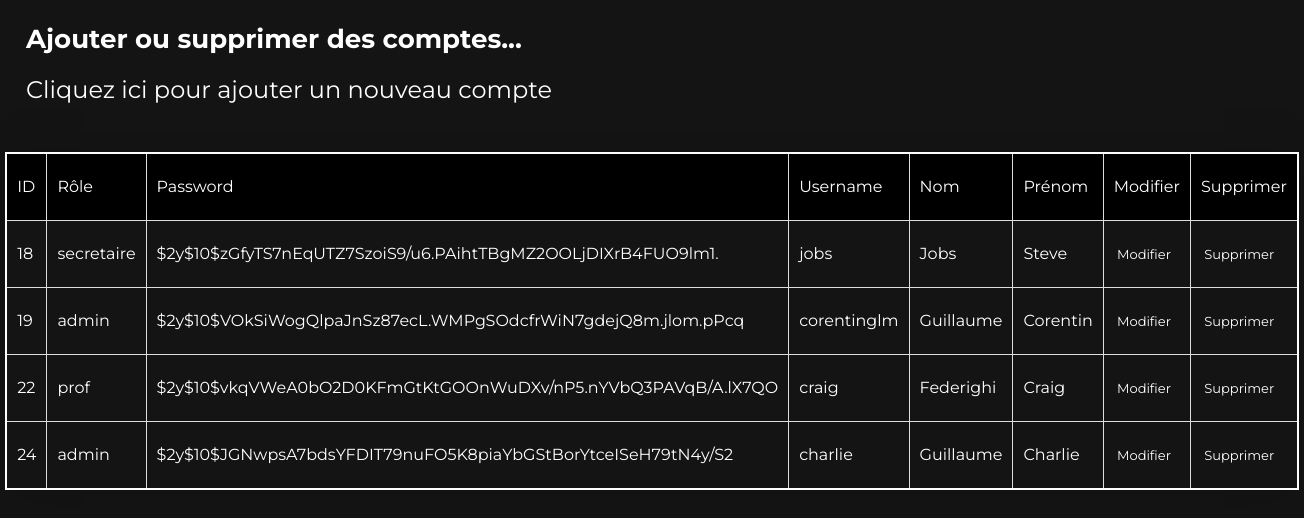
Screenshot of /pages/adminAccounts.php with the database file from the repository.
### tables this page shows
CREATE TABLE `users` (
  `ID` int NOT NULL COMMENT 'User ID',
  `prenom` varchar(16) NOT NULL,
  `nom` varchar(16) NOT NULL,
  `username` varchar(16) NOT NULL,
  `password` varchar(255) NOT NULL,
  `role` varchar(16) NOT NULL
);

### pages/adminAccounts.php (the view, shortened to what this page needs)
<!DOCTYPE html>
<html lang="fr">
<head>
    <link rel="stylesheet" href="./css/reset.css">
    <link rel="stylesheet" href="./css/styleClassement.css">
    <link rel="stylesheet" href="https://cdnjs.cloudflare.com/ajax/libs/font-awesome/6.2.0/css/all.min.css"
 />
</head>
<body>
<?php
require_once("connection.php");
$sql = "SELECT * FROM users";
$res=$conn->prepare($sql);
$res->execute();
$data = $res->fetchAll(PDO::FETCH_ASSOC);
?>
    <div class="table">
        <table class="tableau">
            <b>Ajouter ou supprimer des comptes...</b>
            <a id="add" href="../make?action=add-user-account">Cliquez ici pour ajouter un nouveau compte</a>
            <thead>
                <tr>
                    <th>ID</th>
                    <th>Rôle</th>
                    <th>Password</th>
                    <th>Username</th>
                    <th>Nom</th>
                    <th>Prénom</th>
                    <th>Modifier</th>
                    <th>Supprimer</th>
                </tr>
            </thead>
            <tbody>
                <?php
        foreach($data as $v){
        echo "<tr>
        <td>" . $v["ID"] . "</td>
        <td>" . $v["role"] . "</td>
        <td>" . $v["password"] . "</td>
        <td>" . $v["username"] . "</td>
        <td>" . $v["nom"] . "</td>
        <td>" . $v["prenom"] . "</td>
        <td><a href='modify-user-account?id={$v['ID']}'> Modifier </a> </td>";
        if($_SESSION["id"] != $v['ID']){
        echo "<td><a href='confirm-delete-user?id={$v['ID']}'> Supprimer </a> </td>";
        } else{
            echo "<td>Can't delete self</td>";
        }
        echo "</tr>
    </tbody>";
}
    ?>
        </table>
    </div>
</body>
</html>

### css/styleClassement.css (style rules this page uses)
body { background-color: #141414; font-family: 'Montserrat', sans-serif; box-sizing: border-box; margin: 0; padding: 0; }
li, a, .logo { font-size: 13px; color: white; text-decoration: none; }
thead, tbody { color: white; }
.tableau { min-width: 500px; box-shadow: 0 5px 50px rgb(0, 0, 0, 0.15); cursor: pointer; margin: 50px auto; border: 2px solid white }
thead tr { background-color: black; text-align: left; }
th, td { padding: 25px 10px; }
tbody tr, td, th { border: 1px solid #ddd; }
.table b { font-size: 2vw; font-weight: 700; color: white; margin: 2vw 2vw; display: flex; }
.table a { margin-left: 50px; margin: 0.25vw 0.25vw; font-size: 1vw; }
#add { margin: 2vw 2vw; font-size: 24px; }

### rows the page displays
users: ID "18", role "secretaire", password "$2y$10$zGfyTS7nEqUTZ7SzoiS9/u6.PAihtTBgMZ2OOLjDIXrB4FUO9lm1.", username "jobs", nom "Jobs", prenom "Steve"
users: ID "19", role "admin", password "$2y$10$VOkSiWogQlpaJnSz87ecL.WMPgSOdcfrWiN7gdejQ8m.jlom.pPcq", username "corentinglm", nom "Guillaume", prenom "Corentin"
users: ID "22", role "prof", password "$2y$10$vkqVWeA0bO2D0KFmGtKtGOOnWuDXv/nP5.nYVbQ3PAVqB/A.lX7QO", username "craig", nom "Federighi", prenom "Craig"
users: ID "24", role "admin", password "$2y$10$JGNwpsA7bdsYFDIT79nuFO5K8piaYbGStBorYtceISeH79tN4y/S2", username "charlie", nom "Guillaume", prenom "Charlie"
